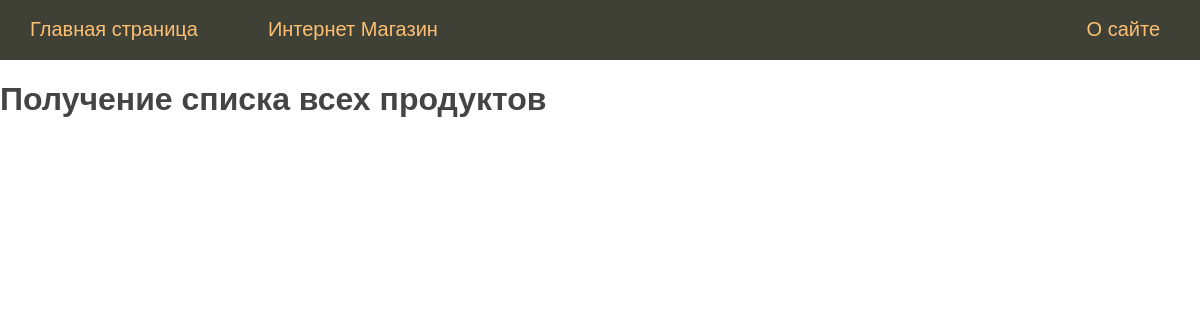
The page /get_product_all/ on the database as committed earlier.
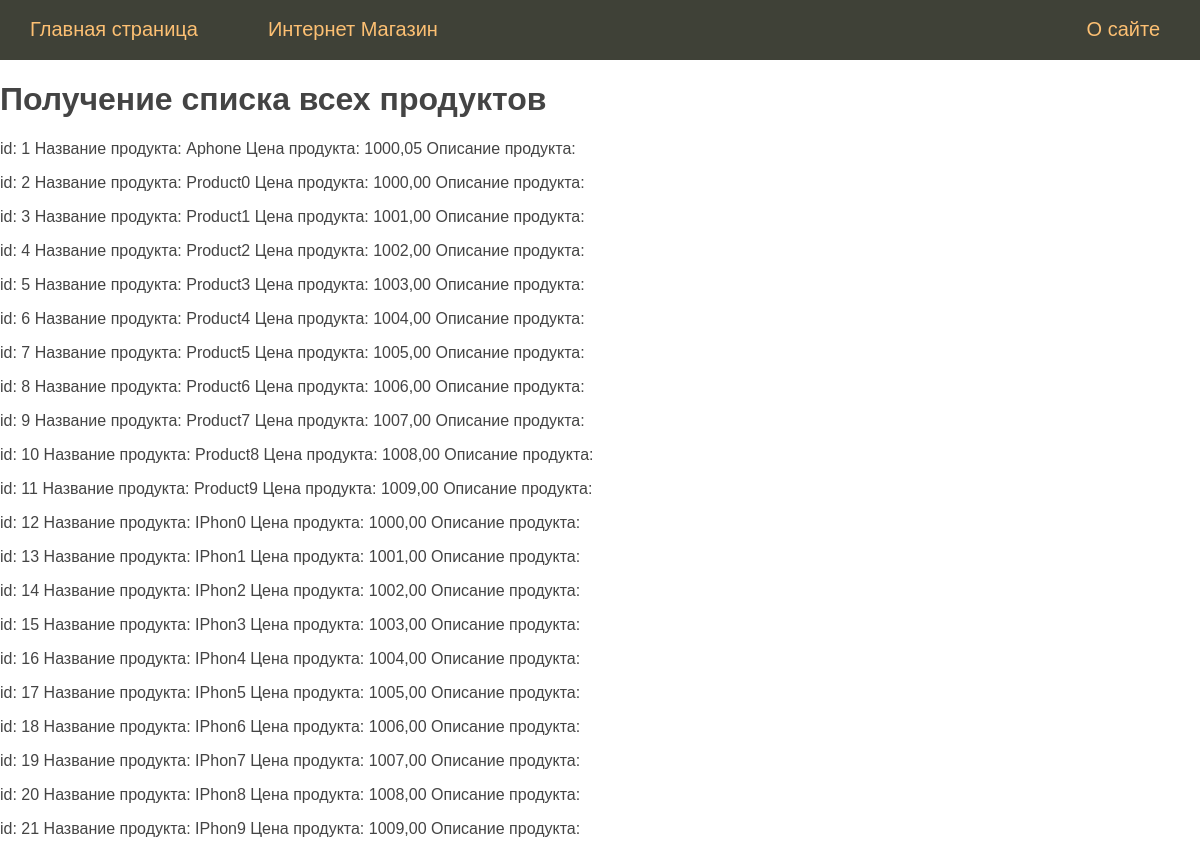
The same page on the database as committed later.
### homework_1/models.py (models this page shows, shortened)
class Product(models.Model):
    product_name = models.CharField(max_length=30)
    product_description = models.TextField()
    cost = models.DecimalField(max_digits=8, decimal_places=2)
    quantity_product = models.IntegerField()  # Количества продукта
    data_add = models.DateTimeField(auto_now_add=True)
    product_image = models.ImageField(upload_to="images/")

### homework_1/views.py (the view)
# urls.py: path('get_product_all/', views.get_product_all, name='get_product_all'),  # Получение списка продуктов
def get_product_all(request):
    products = Product.objects.all()
    logger.info(f'Страница "Список продуктов" успешно открыта')
    return render(request, 'homework_1/get_product_all.html',
                  {'title': 'Получение списка всех продуктов', 'menu': menu, 'products': products})

### homework_1/templates/homework_1/get_product_all.html
{% extends 'base.html' %}
{% block content%}
<h1>{{ title }}</h1>
{% for product in products %}
    <p>id: {{ product.id }} Название продукта: {{ product.product_name }} Цена продукта: {{ product.cost }} Описание продукта: {{product.product_description}}</p>
{% endfor %}
{% endblock %}

Rows that differ between the two databases and show on the page:
added Product: id "1", product_name "Aphone", cost "1000,05"
added Product: id "2", product_name "Product0", cost "1000,00"
added Product: id "3", product_name "Product1", cost "1001,00"
added Product: id "4", product_name "Product2", cost "1002,00"
added Product: id "5", product_name "Product3", cost "1003,00"
added Product: id "6", product_name "Product4", cost "1004,00"
added Product: id "7", product_name "Product5", cost "1005,00"
added Product: id "8", product_name "Product6", cost "1006,00"
added Product: id "9", product_name "Product7", cost "1007,00"
added Product: id "10", product_name "Product8", cost "1008,00"
added Product: id "11", product_name "Product9", cost "1009,00"
added Product: id "12", product_name "IPhon0", cost "1000,00"
added Product: id "13", product_name "IPhon1", cost "1001,00"
added Product: id "14", product_name "IPhon2", cost "1002,00"
added Product: id "15", product_name "IPhon3", cost "1003,00"
added Product: id "16", product_name "IPhon4", cost "1004,00"
added Product: id "17", product_name "IPhon5", cost "1005,00"
added Product: id "18", product_name "IPhon6", cost "1006,00"
added Product: id "19", product_name "IPhon7", cost "1007,00"
added Product: id "20", product_name "IPhon8", cost "1008,00"
added Product: id "21", product_name "IPhon9", cost "1009,00"
